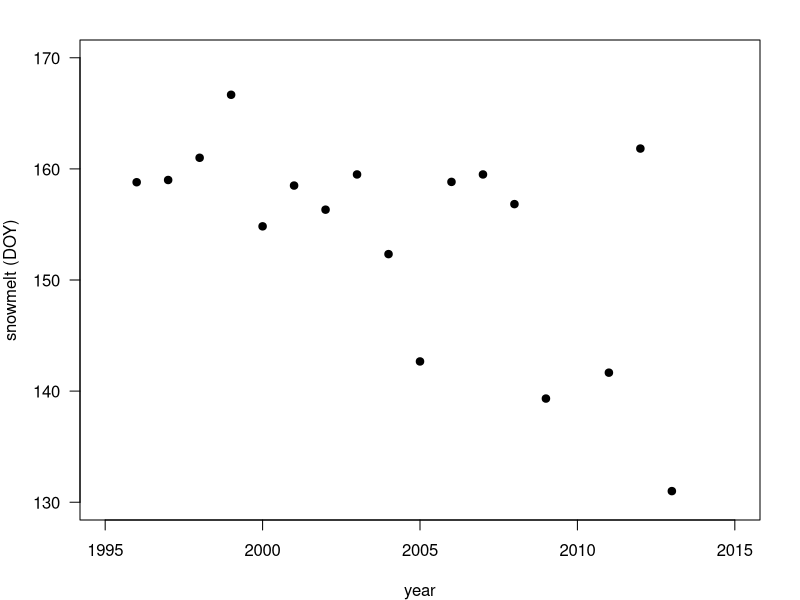
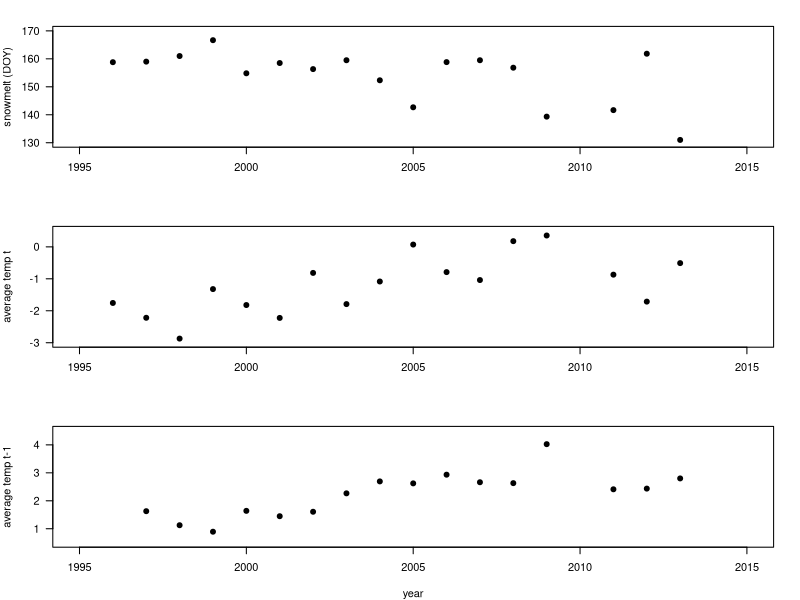

Generate these figures, in order, with R: (Note: this script raises an error after producing the figures.)
## ---- chunk 1
library(knitr)
knitr::opts_chunk$set(tidy.opts=list(width.cutoff=60),tidy=TRUE)
## ---- chunk 2

#import the data
boloria=read.csv("data/boloria.csv")
colias=read.csv("data/colias.csv")
str(boloria) #look at one of the dataframes
## ---- chunk 3
snow.years=aggregate(boloria$snow, list(boloria$year), mean) #take mean of snowmelt day for each year. Since all values for a given year is the same, taking the mean just returns that value
head(snow.years) #just show the first 6 lines. 
## ---- chunk 4
year.dat=aggregate(boloria[c("snow", "mayjun", "mayaug.1")], list(year=boloria$year), mean)
#note:"year=boloria$year" inside the list() function just allows us to name the output column when creating it.
head(year.dat) #look at first 6 lines
## ---- chunk 5
par(mar=c(4,4,2,2))
plot(year.dat$year, year.dat$snow, pch=19, xlab="year", ylab="snowmelt (DOY)", las=1, ylim=c(130, 170), yaxp=c(130, 170, 4), xlim=c(1995, 2015), xaxp=c(1995, 2015, 4))
## ---- chunk 6
par(mar=c(4,4,2,2), mfrow=c(3,1))
plot(year.dat$year, year.dat$snow, pch=19, xlab="", ylab="snowmelt (DOY)", las=1, ylim=c(130, 170), yaxp=c(130, 170, 4), xlim=c(1995, 2015), xaxp=c(1995, 2015, 4))

plot(year.dat$year, year.dat$mayjun, pch=19, xlab="", ylab="average temp t", las=1, ylim=c(-3, 0.5), yaxp=c(-3, 0, 3), xlim=c(1995, 2015), xaxp=c(1995, 2015, 4))

plot(year.dat$year, year.dat$mayaug.1, pch=19, xlab="year", ylab="average temp t-1", las=1, ylim=c(0.5, 4.5), yaxp=c(1, 4, 3), xlim=c(1995, 2015), xaxp=c(1995, 2015, 4))
## ---- chunk 7
fit.snow=lm(snow~year, data=year.dat)
class(fit.snow)
## ---- chunk 8
summary(fit.snow)
## ---- chunk 9
knitr::include_graphics("images/5.1_summary_fit.snow.png")
## ---- chunk 10
par(mar=c(4,4,0,2))
plot(year.dat$year, year.dat$snow, pch=19, xlab="year", ylab="snowmelt (DOY)", las=1, ylim=c(130, 170), yaxp=c(130, 170, 4), xlim=c(1995, 2015), xaxp=c(1995, 2015, 4)) #plot the snowmelt data
abline(fit.snow) #plot the regression line that results from the regression fit (from section 5.2.2)
## ---- chunk 11
xv=seq(1996, 2013, 1) #The range of x-values that I want to fit the line to
predict.snow=predict(fit.snow, list(year=xv)) #predicted values that correspond to those x-values.
predict.snow
## ---- chunk 12
par(mar=c(4,4,0,2))
plot(year.dat$year, year.dat$snow, pch=19, xlab="year", ylab="snowmelt (DOY)", las=1, ylim=c(130, 170), yaxp=c(130, 170, 4), xlim=c(1995, 2015), xaxp=c(1995, 2015, 4))
lines(xv, predict.snow)
## ---- chunk 13
###Regression models
fit.snow=lm(snow~year, data=year.dat) #regression fit for snowmelt date
fit.mayjun=lm(mayjun~year, data=year.dat) #regression fit for May-June temp
fit.mayaug.1=lm(mayaug.1~year, data=year.dat) #regression fit for May-Aug temp from last year.

#set up fit line x- and y-values
xv=seq(1996, 2013, 1)
predict.snow=predict(fit.snow, list(year=xv))
predict.mayjun=predict(fit.mayjun, list(year=xv))
predict.mayaug.1=predict(fit.mayaug.1, list(year=xv))

#plot multi-panel figure
par(mfrow=c(3,1), mar=c(4,4,1,2))

plot(year.dat$year, year.dat$snow, pch=19, xlab="year", ylab="snowmelt (DOY)", las=1)
lines(xv, predict.snow)

plot(year.dat$year, year.dat$mayjun, pch=19, xlab="year", ylab="Average Temperature", las=1)
lines(xv, predict.mayjun)

plot(year.dat$year, year.dat$mayaug.1, pch=19, xlab="year", ylab="Average Temperature Last Year", las=1)
lines(xv, predict.mayaug.1)

## ---- chunk 14
par(mfrow=c(3,1), xpd=T)
par(mar=c(4, 5, 1, 2))
plot(year.dat$year, year.dat$snow, pch=19,  ylab="snowmelt (DOY)", las=1, ylim=c(130, 170), yaxp=c(130, 170, 4), xlim=c(1995, 2015), xaxp=c(1995, 2015, 4), xlab="", xaxt="n", cex=1.5)
axis(side=1, labels=FALSE)
lines(xv, predict.snow)
text(1990, 170, substitute(italic("(a)")))
par(mar=c(4, 5, 1, 2))
plot(year.dat$year, year.dat$mayjun, pch=19, ylab=expression(paste("Average Temperature"["t"]," ", (~degree*C))), las=1, ylim=c(-3, 0.5), yaxp=c(-3, 0, 3), xlim=c(1995, 2015), xaxp=c(1995, 2015, 4), xlab="", xaxt="n", cex=1.5)
axis(side=1, labels=FALSE)
lines(xv, predict.mayjun)
text(1990, 0.5, substitute(italic("(b)")))
par(mar=c(4, 5, 1, 2))
plot(year.dat$year, year.dat$mayaug.1, pch=19, xlab="year", ylab=expression(paste("Average Temperature"["t-1"]," ", (~degree*C))), las=1, ylim=c(0.5, 4.5), yaxp=c(1, 4, 3), xlim=c(1995, 2015), xaxp=c(1995, 2015, 4), cex=1.5)
lines(xv, predict.mayaug.1)
text(1990, 4.5, substitute(italic("(c)")))
## ---- chunk 15
wl.colias=aggregate(WL~year+sex, data=colias, mean) #calculate the mean of WL by year and sex for the colias dataset.
head(wl.colias)
## ---- chunk 16
names(wl.colias)=c("year", "sex", "mean")
## ---- chunk 17
par(mar=c(4,4,1,2))
plot(mean~year, data=subset(wl.colias, sex=="f"), type="b", pch=19)
## ---- chunk 18
par(mar=c(4,4,1,2))
plot(mean~year, data=subset(wl.colias, sex=="f"), type="b", pch=19, ylim=c(21,24), xlim=c(1996,2013), las=1)
points(mean~year, data=subset(wl.colias, sex=="m"), type="b", pch=1)
## ---- chunk 19
sqrt(var(colias$WL)/length(colias$WL)) #the standard error of the mean of WL for the entire sample of Colias butterflies. 
## ---- chunk 20
se=function(x) {sqrt(var(x)/length(x))} #create a new function called se() that will take a vector, x, and divide the variance of the vector by its length, then take its square-root.
## ---- chunk 21
se(colias$WL)
## ---- chunk 22
wl.se.colias=aggregate(WL~year+sex, data=colias, se)
head(wl.se.colias)
#let's add the standard errors to the wl.colias dataframe
wl.colias$se=wl.se.colias[,3]
head(wl.colias)
## ---- chunk 23
par(mar=c(4,4,1,2))

plot(mean~year, data=subset(wl.colias, sex=="f"), type="b", pch=19, ylim=c(21,24), xlim=c(1996,2013), las=1)

arrows(wl.colias$year, wl.colias$mean+wl.colias$se, wl.colias$year, wl.colias$mean-wl.colias$se, code=3) #code=3 draws double-sided arrows

points(mean~year, data=subset(wl.colias, sex=="m"), type="b", pch=1)
## ---- chunk 24
par(mar=c(4,4,1,2))
plot(mean~year, data=subset(wl.colias, sex=="f"), type="b", pch=19, ylim=c(21,24), xlim=c(1996,2013), las=1)
points(mean~year, data=subset(wl.colias, sex=="m"), type="b", pch=1)
arrows(wl.colias$year, wl.colias$mean+wl.colias$se, wl.colias$year, wl.colias$mean-wl.colias$se, code=3, angle=90, length=0.05) 
## ---- chunk 25
wl.boloria=aggregate(WL~year+sex, data=boloria, mean)
ses=aggregate(WL~year+sex, data=boloria, se)
wl.boloria$se=ses[,3]
names(wl.boloria)=c("year", "sex", "mean", "se")
head(wl.boloria)
## ---- chunk 26
points_se=function(data, color) {
  arrows(data$year, data$mean+data$se, data$year, data$mean-data$se, code=3, angle=90, length=0.05)
  points(data$year, data$mean, type="b", pch=21, bg=color) 
  #note: by using pch = 21, we can make points that will be filled with color designated by "bg="
}
## ---- chunk 27
par(mar=c(4,4,1,2))
plot(mean~year,data=wl.colias, type="n", ylim=c(21,24), xlim=c(1996,2013), las=1)
points_se(data=subset(wl.colias, sex=="f"),  color="black") #plot just female data
points_se(data=subset(wl.colias, sex=="m"), color="white") #plot just male data
## ---- chunk 28
par(mar=c(4,4,1,2))
plot(mean~year,data=wl.boloria, type="n", ylim=c(17,20), xlim=c(1996,2013), las=1)
points_se(data=subset(wl.boloria, sex=="f"),  color="black") #plot just female data
points_se(data=subset(wl.boloria, sex=="m"), color="white") #plot just male data
## ---- chunk 29
par(mar=c(4,4,1,2), mfrow=c(2,1))

plot(mean~year,data=wl.colias, type="n", ylim=c(21,24), xlim=c(1996,2013), xaxp=c(1996, 2012, 4), yaxp=c(21, 24,3), las=1)
points_se(data=subset(wl.colias, sex=="f"&year<2010),  color="black") #plot just female data for years <2010
points_se(data=subset(wl.colias, sex=="f"&year>2010),  color="black") #plot just female data for years >2010
points_se(data=subset(wl.colias, sex=="m"&year<2010), color="white") #plot just male data for years <2010
points_se(data=subset(wl.colias, sex=="m"&year>2010), color="white") #plot just male data for years >2010

plot(mean~year,data=wl.boloria, type="n", ylim=c(17,20), xlim=c(1996,2013), xaxp=c(1996, 2012, 4), yaxp=c(17, 20,3), las=1)
points_se(data=subset(wl.boloria, sex=="f"&year<2010),  color="black") 
points_se(data=subset(wl.boloria, sex=="f"&year>2010),  color="black") 
points_se(data=subset(wl.boloria, sex=="m"&year<2010), color="white") 
points_se(data=subset(wl.boloria, sex=="m"&year>2010), color="white") 
## ---- chunk 30
wl.colias$mayaug.1=year.dat[match(wl.colias$year, year.dat$year), "mayaug.1"]
wl.boloria$mayaug.1=year.dat[match(wl.boloria$year, year.dat$year), "mayaug.1"]
## ---- chunk 31
par(mar=c(4,4,1,2))
plot(mean~mayaug.1, data=wl.colias, pch=21, bg=c("black", "white")[as.numeric(sex)], xlim=c(0,5), las=1,
     xlab="May-Aug temp (t-1)", ylab="average wing length (mm)")
## ---- chunk 32
fit.col_f=lm(mean~mayaug.1, data=subset(wl.colias, sex=="f"))
fit.col_m=lm(mean~mayaug.1, data=subset(wl.colias, sex=="m"))
## ---- chunk 33
par(mar=c(4,4,1,2))
xv=c(0.89, 4.02) #take the two extreme x-values I want the fit line to connect
predict.col.f=predict(fit.col_f, list(mayaug.1=xv)) #get the y-values at the ends of the line for female
predict.col.m=predict(fit.col_m, list(mayaug.1=xv)) #get the y-values at the ends of the line for male

plot(mean~mayaug.1, data=wl.colias, pch=21, bg=c("black", "white")[as.numeric(sex)], xlim=c(0,5), las=1,
     xlab="May-Aug temp (t-1)", ylab="average wing length (mm)")
lines(xv, predict.col.f)
lines(xv, predict.col.m)
## ---- chunk 34
fit.bol_f=lm(mean~mayaug.1, data=subset(wl.boloria, sex=="f"))
fit.bol_m=lm(mean~mayaug.1, data=subset(wl.boloria, sex=="m"))
par(mar=c(4,4,1,2))
xv=c(0.89, 4.02) #take the two extreme x-values I want the fit line to connect
predict.bol.f=predict(fit.bol_f, list(mayaug.1=xv)) #get the y-values at the ends of the line for female
predict.bol.m=predict(fit.bol_m, list(mayaug.1=xv)) #get the y-values at the ends of the line for male

plot(mean~mayaug.1, data=wl.boloria, pch=21, bg=c("black", "white")[as.numeric(sex)], xlim=c(0,5), las=1,
     xlab="May-Aug temp (t-1)", ylab="average wing length (mm)")
lines(xv, predict.bol.f)
lines(xv, predict.bol.m)

